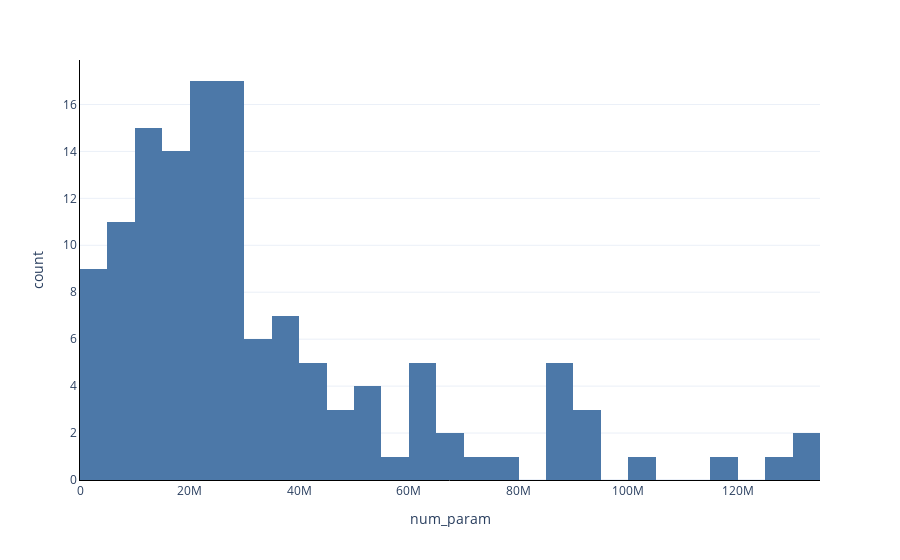

Here is the notebook cell this chart was saved with:
### Code cell
px.histogram(df, x="num_param", nbins=2**6)

### Figure 1 — Plotly figure (JSON) as saved in the notebook; plotly's stock layout.template omitted (floating-point values rounded to 4 significant figures; data arrays with more than 128 entries replaced by an {"elided": "..."} marker saying what was removed)
{"data": [{"alignmentgroup": "True", "bingroup": "x", "hovertemplate": "num_param=%{x}<br>count=%{y}<extra></extra>", "legendgroup": "", "marker": {"color": "#4C78A8", "pattern": {"shape": ""}}, "name": "", "nbinsx": 64, "offsetgroup": "", "orientation": "v", "showlegend": false, "type": "histogram", "x": {"elided": "131 int values"}, "xaxis": "x", "yaxis": "y"}], "layout": {"autosize": true, "barmode": "relative", "legend": {"tracegroupgap": 0}, "margin": {"t": 60}, "xaxis": {"anchor": "y", "autorange": true, "domain": [0, 1], "range": [-0.5, 135000000.0], "title": {"text": "num_param"}, "type": "linear"}, "yaxis": {"anchor": "x", "autorange": true, "domain": [0, 1], "range": [0, 17.89], "title": {"text": "count"}}}}
